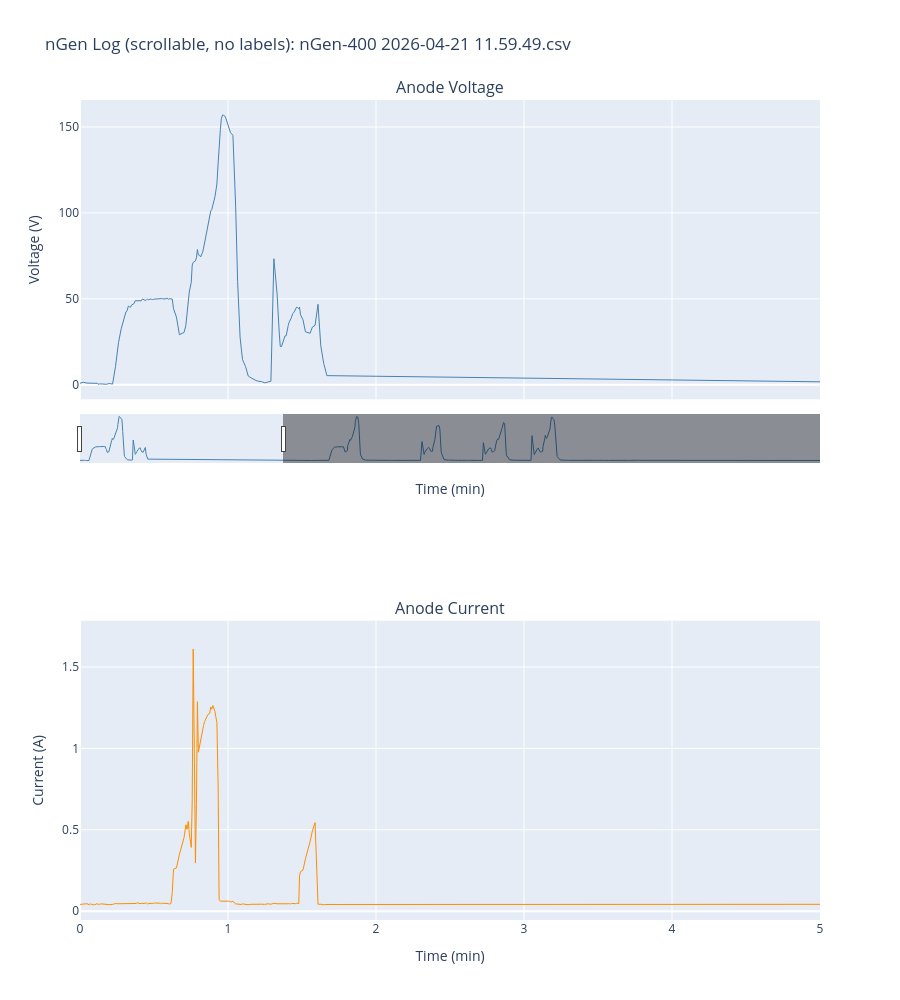

This figure's notebook cell:
### Code cell
# Scrollable plot — event lines only, no text annotations
fig_clean = make_subplots(
    rows=2, cols=1,
    shared_xaxes=True,
    subplot_titles=('Anode Voltage', 'Anode Current'),
    vertical_spacing=0.27
)

fig_clean.add_trace(
    go.Scatter(x=df['Time (min)'], y=df['Anode Voltage'],
               mode='lines', name='Anode Voltage',
               line=dict(color='steelblue', width=1)),
    row=1, col=1
)
fig_clean.add_trace(
    go.Scatter(x=df['Time (min)'], y=df['Anode Current'],
               mode='lines', name='Anode Current',
               line=dict(color='darkorange', width=1)),
    row=2, col=1
)

fig_clean.update_layout(
    title=f'nGen Log (scrollable, no labels): {os.path.basename(file_dropdown.value)}',
    height=1000,
    xaxis=dict(
        range=[t_min, t_min + window_min],
        rangeslider=dict(visible=True, thickness=0.06),
        title='Time (min)'
    ),
    xaxis2=dict(
        range=[t_min, t_min + window_min],
        title='Time (min)'
    ),
    yaxis=dict(title='Voltage (V)'),
    yaxis2=dict(title='Current (A)'),
    showlegend=False
)

fig_clean.show()

### Figure 1 — Plotly figure (JSON) as saved in the notebook; plotly's stock layout.template omitted (floating-point values rounded to 4 significant figures; data arrays with more than 128 entries replaced by an {"elided": "..."} marker saying what was removed)
{"data": [{"line": {"color": "steelblue", "width": 1}, "mode": "lines", "name": "Anode Voltage", "type": "scatter", "x": {"elided": "1502 float values"}, "xaxis": "x", "y": {"elided": "1502 float values"}, "yaxis": "y"}, {"line": {"color": "darkorange", "width": 1}, "mode": "lines", "name": "Anode Current", "type": "scatter", "x": {"elided": "1502 float values"}, "xaxis": "x2", "y": {"elided": "1502 float values"}, "yaxis": "y2"}], "layout": {"annotations": [{"font": {"size": 16}, "showarrow": false, "text": "Anode Voltage", "x": 0.5, "xanchor": "center", "xref": "paper", "y": 1, "yanchor": "bottom", "yref": "paper"}, {"font": {"size": 16}, "showarrow": false, "text": "Anode Current", "x": 0.5, "xanchor": "center", "xref": "paper", "y": 0.365, "yanchor": "bottom", "yref": "paper"}], "height": 1000, "showlegend": false, "title": {"text": "nGen Log (scrollable, no labels): nGen-400 2026-04-21 11.59.49.csv"}, "xaxis": {"anchor": "y", "domain": [0, 1], "matches": "x2", "range": [0, 5], "rangeslider": {"thickness": 0.06, "visible": true}, "showticklabels": false, "title": {"text": "Time (min)"}}, "xaxis2": {"anchor": "y2", "domain": [0, 1], "range": [0, 5], "title": {"text": "Time (min)"}}, "yaxis": {"anchor": "x", "domain": [0.635, 1], "title": {"text": "Voltage (V)"}}, "yaxis2": {"anchor": "x2", "domain": [0, 0.365], "title": {"text": "Current (A)"}}}}
